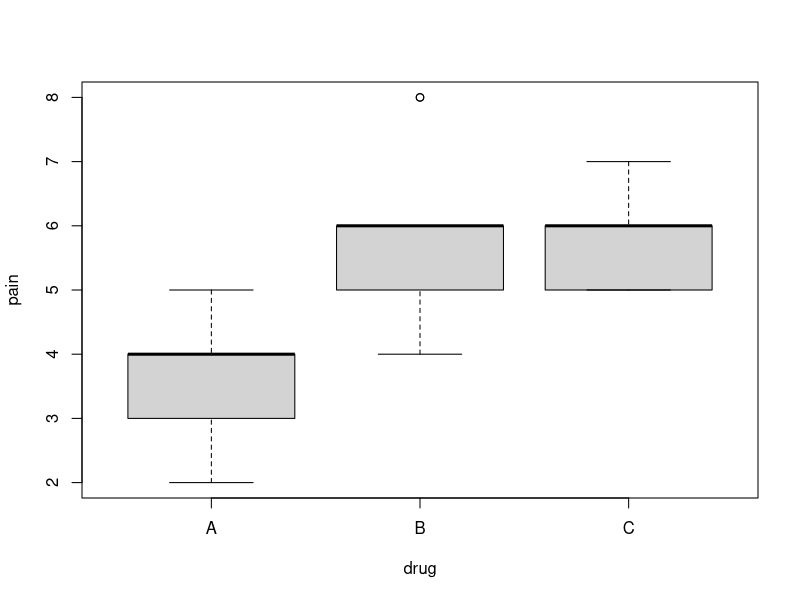

Write R code to recreate this figure.



##### ANOVA testing to know the significance of all three pain relief drugs for solving migrane problem #####  

#Combine all three pain relief drugs ratings  
pain=c(4,5,4,3,2,4,3,4,4,6,8,4,5,4,6,5,8,6,6,7,6,6,7,5,6,5,5)
#Divide all three pain relief drugs as per volunteers ratings and create dataset  
drug=c(rep('A',9),rep('B',9),rep('C',9))
migrane =data.frame(pain,drug)
migrane$drug<-as.factor(migrane$drug)
#Visualization of all three pain releif drugs                        
plot(pain~drug,data = migrane)
#Anova test on all three drugs 
results=aov(pain~drug,data=migrane)
summary(results)

